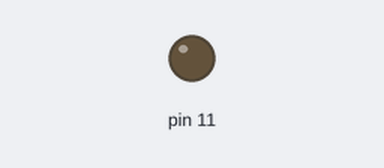
Bench run of a sketch on a simulated Arduino Uno, built with avr-gcc and run on an emulated ATmega328P. On the bench: output pins drawn as LEDs (lit = HIGH).

Above: at 0.05 s.
At 1.2 s:
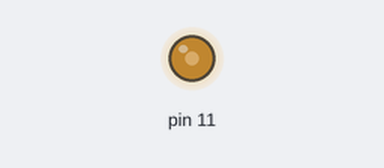
At 2.35 s:
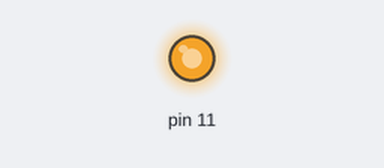
At 4.65 s:
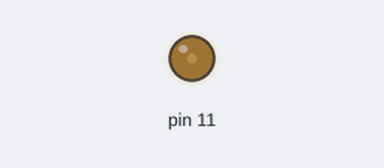
Timing chart, 0 to 6.6 s (numbered marks = the images above):
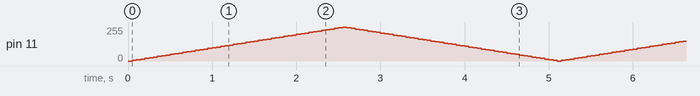

The sketch:

Fade_analogWrite_.ino
```cpp
//    LED 200 ohm res in series to PWM pin 11, cathode to ground


int fade = 5;
int brightness = 0;

void setup() {

  pinMode (11, OUTPUT);

}

void loop() {

  //start w/ the LED low,
  analogWrite(11, brightness);

  //increment the brightness by 5 every loop
  brightness = brightness + fade;


  //once the brightness become 0 or 255
  //reverse the direction of the fading
  if (brightness == 0 || brightness == 255)
  {
   fade = -fade;
  }
  //wait to see the dimming effect
  delay(50);
}
```
